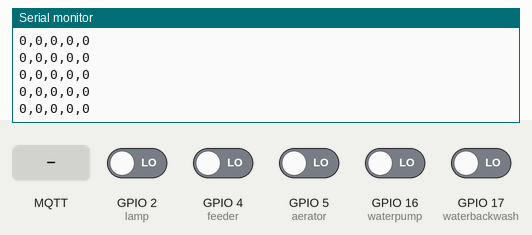
Recording of a sketch running on a simulated ESP32. On the bench: the last lines printed to the serial monitor. Inputs (shaded band) come from the test bench; at power-on: GPIO 2 (lamp), GPIO 4 (feeder), GPIO 5 (aerator), GPIO 16 (waterpump), GPIO 17 (waterbackwash) LOW. WiFi joins after 1.5 s; servers stay silent unless stated; network time is answered at once with the bench clock; the local clock reads 2024-03-15 10:24:30 at power-on unless the sketch sets it; no MQTT or app messages arrive unless stated.

Above: at 2.8 s.
2.9 s: GPIO 2 (lamp) driven HIGH
At 3.5 s:
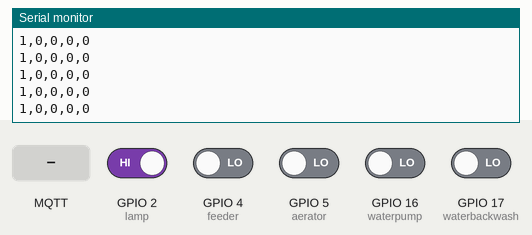
5.9 s: MQTT message "T" arrives on the first subscribed topic
At 5.97 s:
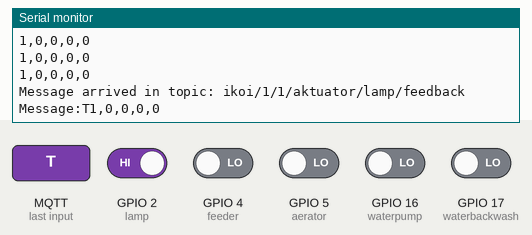

Measured:
- after the input at 2.9 s, the serial monitor: prints a new line at once (image 1)
- after the input at 5.9 s, the serial monitor: prints a new line at once (image 2)

The sketch:

ESP32_KolamAirApp4_feedback.ino
```cpp
#include <WiFi.h>
#include <PubSubClient.h>
#include <NTPClient.h>
#include <WiFiUdp.h>
#include <WiFiManager.h>

int lamp = 2; //fix
int feeder = 4;
int waterpump = 16;
int waterbackwash = 17; //fix
int aerator = 5; //fix

int current_lamp = 0;
int past_lamp = 0;
int current_feeder = 0;
int past_feeder = 0;
int current_waterpump = 0;
int past_waterpump = 0;
int current_waterbackwash = 0;
int past_waterbackwash = 0;
int current_aerator = 0;
int past_aerator = 0;

const char *ssid = "Sekolah Robot Indonesia";
const char *password = "sadapsadap";
int status_wifi = 0;
float param;

const char *mqtt_broker = "broker.emqx.io";
const char *topic_out1 = "ikoi/1/1/aktuator/lamp/feedback";
const char *topic_out2 = "ikoi/1/1/aktuator/waterpump/feedback";
const char *topic_out3 = "ikoi/1/1/aktuator/waterbackwash/feedback";
const char *topic_out4 = "ikoi/1/1/aktuator/feeder/feedback";
const char *topic_out5 = "ikoi/1/1/aktuator/aerator/feedback";
const char *mqtt_username = "emqx";
const char *mqtt_password = "public";
const int mqtt_port = 1883;

WiFiClient espClient;
PubSubClient client(espClient);

//#7 Waktu
WiFiUDP ntpUDP;
NTPClient timeClient(ntpUDP);
String formattedDate;
String dayStamp;
String timeStamp;

void setup() {
  // put your setup code here, to run once:
  Serial.begin(9600);
  pinMode(lamp, INPUT);
  pinMode(feeder, INPUT);
  pinMode(waterpump, INPUT);
  pinMode(waterbackwash, INPUT);
  pinMode(aerator, INPUT);
//  digitalWrite(13, HIGH);

  //#5
  WiFi.begin(ssid, password);
  int i = 0;
  while (WiFi.status() != WL_CONNECTED) {
    i += 1;
    delay(500);
    Serial.print(i);
    if (i > 30){
      if(status_wifi == 1){
         WiFi.mode(WIFI_STA); // explicitly set mode, esp defaults to STA+AP
        WiFiManager wm;
        wm.resetSettings();
        bool res;
        res = wm.autoConnect("IKOI_Feedback","password"); // password protected ap
        if(!res) {
            Serial.println("Failed to connect");
        }
        else {
            Serial.println("Connected to the WiFi network");
        }
      }status_wifi = 1;
    }
  }
  Serial.println("Connected to the WiFi network");

  //#7
  timeClient.begin();
  timeClient.setTimeOffset(25200);

  client.setServer(mqtt_broker, mqtt_port);
  client.setCallback(callback);
  while (!client.connected()) {
    String client_id = "esp8266-client-";
    client_id += String(WiFi.macAddress());
    Serial.println("Connecting to public emqx mqtt broker.....");
    while (!client.connected()) {
      String client_id = "esp8266-client-";
      client_id += String(WiFi.macAddress());
      Serial.printf("The client %s connects to the public mqtt broker\n", client_id.c_str());
      if (client.connect(client_id.c_str(), mqtt_username, mqtt_password)) {
        Serial.println("Public emqx mqtt broker connected");
      } else {
        Serial.print("failed with state ");
        Serial.print(client.state());
        delay(2000);
      }
    }
  }
}

void callback(char *topic, byte *payload, unsigned int length) {
  Serial.print("Message arrived in topic: ");
  Serial.println(topic);
  Serial.print("Message:");
  String message;
  for (int i = 0; i < length; i++) {
    message = message + (char) payload[i];  // convert *byte to string
  }
  Serial.print(message);
}

void reconnect() {
  while (!client.connected()) {
    String client_id = "esp8266-client-";
    client_id += String(WiFi.macAddress());
    Serial.printf("The client %s connects to the public mqtt broker\n", client_id.c_str());
    if (client.connect(client_id.c_str(), mqtt_username, mqtt_password)) {
      Serial.println("Public emqx mqtt broker connected");
    } else {
      Serial.print("failed with state ");
      Serial.print(client.state());
      delay(2000);
    }
  }
}

void loop() {
  // put your main code here, to run repeatedly:
  client.loop();
  get_time();
  kirim_data();
}

void kirim_data(){
  current_lamp = digitalRead(lamp);
  current_feeder = digitalRead(feeder);
  current_waterpump = digitalRead(waterpump);
  current_waterbackwash = digitalRead(waterbackwash);
  current_aerator = digitalRead(aerator);

  Serial.print(current_lamp);
  Serial.print(",");
  Serial.print(current_feeder);
  Serial.print(",");
  Serial.print(current_waterpump);
  Serial.print(",");
  Serial.print(current_waterbackwash);
  Serial.print(",");
  Serial.println(current_aerator);


  if (current_lamp > past_lamp){
    int status_lamp = 1;
    String sens1 = String(status_lamp) + "/" + String(dayStamp) + "/" + String(timeStamp);
    client.publish(topic_out1, sens1.c_str ());           client.subscribe(topic_out1);
    past_lamp = current_lamp;
  } else if (current_lamp < past_lamp){
    int status_lamp = 0;
    String sens1 = String(status_lamp) + "/" + String(dayStamp) + "/" + String(timeStamp);
    client.publish(topic_out1, sens1.c_str ());           client.subscribe(topic_out1);
    past_lamp = current_lamp;
  } else past_lamp = current_lamp;

  if (current_waterpump > past_waterpump){
    int status_waterpump = 1;
    String sens1 = String(status_waterpump) + "/" + String(dayStamp) + "/" + String(timeStamp);
    client.publish(topic_out2, sens1.c_str ());           client.subscribe(topic_out2);
    past_waterpump = current_waterpump;
  } else if (current_waterpump < past_waterpump){
    int status_waterpump = 0;
    String sens1 = String(status_waterpump) + "/" + String(dayStamp) + "/" + String(timeStamp);
    client.publish(topic_out2, sens1.c_str ());           client.subscribe(topic_out2);
    past_waterpump = current_waterpump;
  } else past_waterpump = current_waterpump;

  if (current_waterbackwash > past_waterbackwash){
    int status_waterbackwash = 1;
    String sens1 = String(status_waterbackwash) + "/" + String(dayStamp) + "/" + String(timeStamp);
    client.publish(topic_out3, sens1.c_str ());           client.subscribe(topic_out3);
    past_waterbackwash = current_waterbackwash;
  } else if (current_waterbackwash < past_waterbackwash){
    int status_waterbackwash = 0;
    String sens1 = String(status_waterbackwash) + "/" + String(dayStamp) + "/" + String(timeStamp);
    client.publish(topic_out3, sens1.c_str ());           client.subscribe(topic_out3);
    past_waterbackwash = current_waterbackwash;
  } else past_waterbackwash = current_waterbackwash;

    if (current_feeder > past_feeder){
    int status_feeder = 1;
    String sens1 = String(status_feeder) + "/" + String(dayStamp) + "/" + String(timeStamp);
    client.publish(topic_out4, sens1.c_str ());           client.subscribe(topic_out4);
    past_feeder = current_feeder;
  } else if (current_feeder < past_feeder){
    int status_feeder = 0;
    String sens1 = String(status_feeder) + "/" + String(dayStamp) + "/" + String(timeStamp);
    client.publish(topic_out4, sens1.c_str ());           client.subscribe(topic_out4);
    past_feeder = current_feeder;
  } else past_feeder = current_feeder;

  if (current_aerator > past_aerator){
    int status_aerator = 1;
    String sens1 = String(status_aerator) + "/" + String(dayStamp) + "/" + String(timeStamp);
    client.publish(topic_out5, sens1.c_str ());           client.subscribe(topic_out5);
    past_aerator = current_aerator;
  } else if (current_aerator < past_aerator){
    int status_aerator = 0;
    String sens1 = String(status_aerator) + "/" + String(dayStamp) + "/" + String(timeStamp);
    client.publish(topic_out5, sens1.c_str ());           client.subscribe(topic_out5);
    past_aerator = current_aerator;
  } else past_aerator = current_aerator;

}

void get_time(){
  while(!timeClient.update()) {
    timeClient.forceUpdate();
  }

  formattedDate = timeClient.getFormattedDate();
  //Serial.println(formattedDate);

  int splitT = formattedDate.indexOf("T");
  dayStamp = formattedDate.substring(0, splitT);
//  Serial.print("DATE: ");
//  Serial.println(dayStamp);

  timeStamp = formattedDate.substring(splitT+1, formattedDate.length()-1);
//  Serial.print("HOUR: ");
//  Serial.println(timeStamp);
}
```
